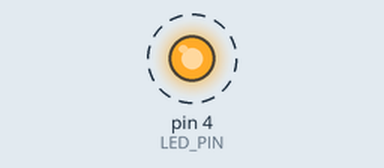
Simulated run of this sketch. Board: Arduino Uno, built for the host (arithmetic inside an expression is 32-bit, double 64-bit). On the bench: output pins drawn as LEDs (lit = HIGH). Dashed ring = blinking. WiFi joins after 1.5 s; servers stay silent unless stated; uploads are accepted with an empty reply; what the sketch prints to the serial monitor is not drawn.

Above: at 1.2 s.
Timing chart, 0 to 5.3 s (numbered marks = the images above):
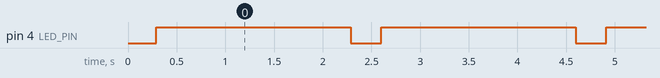

The sketch:

http_with_lan.ino
```cpp
#include <SPI.h>
#include <Ethernet.h>

static const uint8_t D0 = 16;
static const uint8_t D1 = 5;
static const uint8_t D2 = 4;
static const uint8_t D3 = 0;
static const uint8_t D4 = 2;
static const uint8_t D5 = 14;
static const uint8_t D6 = 12;
static const uint8_t D7 = 13;
static const uint8_t D8 = 15;
static const uint8_t D9 = 3;
static const uint8_t D10 = 1;

#define LED_PIN D2

byte mac[] = { 0xDE, 0xAD, 0xBE, 0xEF, 0xFE, 0xED };
IPAddress ip(192, 168, 1, 109);
IPAddress dns(8, 8, 8, 8);
IPAddress gateway(192, 168, 1, 1);
IPAddress subnet(255, 255, 255, 0);

IPAddress serverIP(185, 78, 166, 46);
int serverPort = 3133;

EthernetClient client;

void setup() {
  pinMode(LED_PIN, OUTPUT);

  Ethernet.init(5);
  Ethernet.begin(mac, ip, dns, gateway, subnet);

  // Open serial communications and wait for port to open:
  Serial.begin(9600);
  while (!Serial) {
    ;  // wait for serial port to connect. Needed for native USB port only
  }

  Serial.println();
  Serial.println(Ethernet.localIP());
}

void loop() {
  Serial.println("Start http post");

  sendToAPI("0123456789");

  Serial.println("End http post");
}

void sendToAPI(String sn) {
  String url = "/api/canteen/buffet";
  String body = "{\"sn\": \"" + sn + "\", \"machine\": \"3\"}";

  Serial.println("Sending payload:");
  Serial.println(body);

  if (client.connect(serverIP, serverPort)) {
    Serial.println("Connected to server");

    client.println("POST " + url + " HTTP/1.1");
    client.println("Host: " + serverIP.toString());
    client.println("Content-Type: application/json");
    client.print("Content-Length: ");
    client.println(body.length());
    client.println();
    client.println(body);

    bool success = false;
    while (client.connected()) {
      if (client.available()) {
        String line = client.readStringUntil('\n');
        Serial.println(line);

        if (line.startsWith("HTTP/1.1 ")) {
          int statusCode = line.substring(9, 12).toInt();
          Serial.print("Response status code: ");
          Serial.println(statusCode);

          if (statusCode == 200 || statusCode == 201) {
            Serial.println("Success");
            success = true;
            digitalWrite(LED_PIN, HIGH);
            delay(2000);
            digitalWrite(LED_PIN, LOW);
          } else {
            Serial.println("No money");
          }
          break;
        }
      }
    }

    if (!success) {
      Serial.println("Failed");
    }

    client.stop();
    Serial.println("Disconnected from server");
  } else {
    Serial.println("Connection failed");
  }
}
```

Measured:
- by itself, pin 4 (LED_PIN): alternates HIGH for 2.0 s and LOW for 0.31 s
